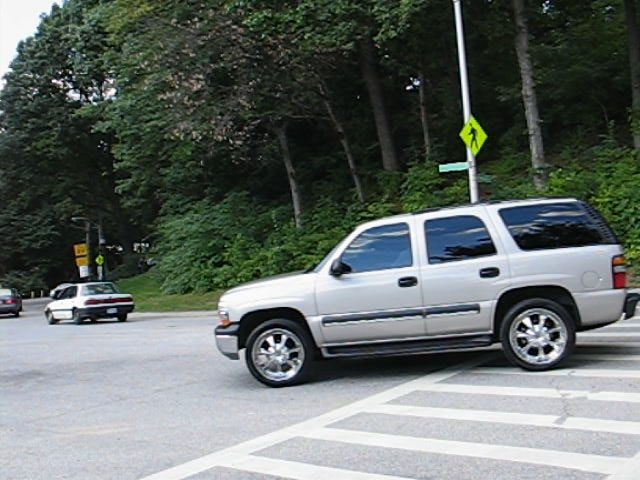
//> input picture in000001.jpg, 640 x 480 px
$ ./transform_test   (built with g++ and OpenCV 4)
//> lines starting //> are read from the running program, lines starting //| are printed output that depends on the picture; after the words box and inside, x2 and y2 are one past the last pixel; in counts of white or black regions, pixels touching at a corner belong together
#include "BackgroundSubtractorSuBSENSE.h"
#include "highgui.h"
#include "cv.h"
#include <opencv2/core/core.hpp>
#include <opencv2/imgproc/imgproc.hpp>
#include <opencv2/video/background_segm.hpp>
#include <opencv2/highgui/highgui.hpp>

#include <cstdlib>
#include <cstdio>
#include <iostream>
#include <algorithm>
#include <windows.h>
#include "time.h"

using namespace std;

void test(cv::Mat aa) {
	IplImage* src = new IplImage(aa);
	cvNamedWindow("show_image", 1);
	cvShowImage("show_image", src);
	cout<<0<<endl;
	cvWaitKey(0);
	cout<<1<<endl;
	cvReleaseImage(&src);
	cout<<2<<endl;
	cvDestroyWindow("show_image");
}

const int LIMITK = 300;				// limit for k
const int LIMITSUM = 1000000;		// limit for times we calculate affine transform matrix

int main(int argc, char* argv[]) {
	cv::Mat aaaaaa = cv::imread("in000001.jpg", CV_8UC1);
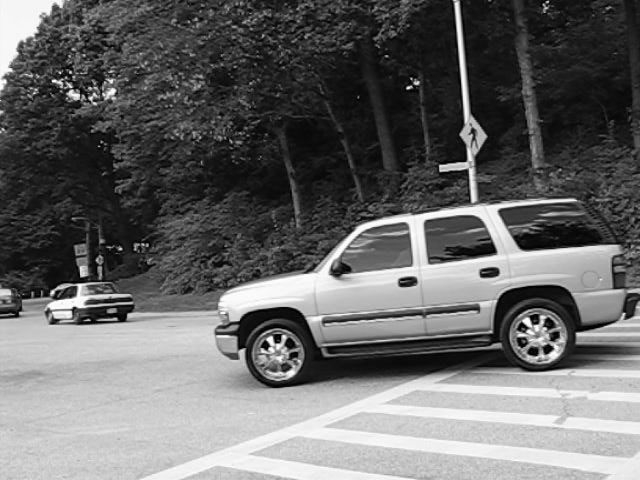
//> aaaaaa: 480 rows x 640 cols, CV_8UC1; min 0, max 255, mean 104.4
	cv::Mat bbbbbb = cv::imread("in000002.jpg", CV_8UC1);
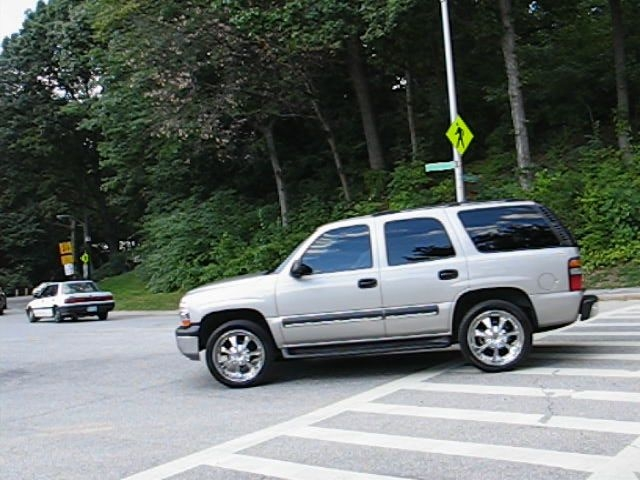
//> input picture in000002.jpg, 640 x 480 px
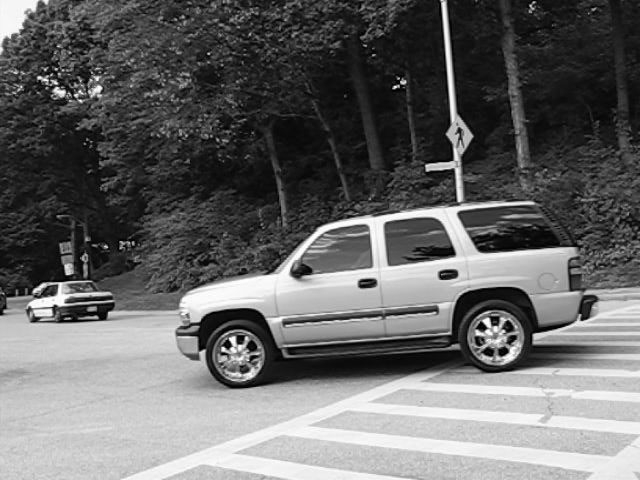
//> bbbbbb: 480 rows x 640 cols, CV_8UC1; min 0, max 255, mean 103.9
	int max_count = 50000;	  	// maximum number of features to detect
	double qlevel = 0.05;    	// quality level for feature detection
	double minDist = 2;   		// minimum distance between two feature points
	std::vector<uchar> status; 	// status of tracked features
	std::vector<float> err;    	// error in tracking

	std::vector<cv::Point2f> features1,features2;
	// detect the features
	cv::goodFeaturesToTrack(aaaaaa, 			// the image
							features1,   		// the output detected features
							max_count,  		// the maximum number of features
							qlevel,     		// quality level
							minDist);   		// min distance between two features
//> features1 = 1454 Points (x, y), first 12: [407, 88], [52, 81], [70, 72], [60, 73], [270, 346], [121, 249], [71, 86], [267, 350], [93, 100], [439, 165], [624, 313], [440, 170]
	// 2. track features
	cv::calcOpticalFlowPyrLK(aaaaaa, bbbbbb,	// 2 consecutive images
							features1, 			// input point position in first image
							features2, 			// output point postion in the second image
							status,    			// tracking success
							err);      			// tracking error
//> features2 = 1454 Points (x, y), first 12: [393.8, 87.39], [37.33, 77.84], [55.55, 68.94], [45.4, 69.91], [232.2, 345.9], [106.5, 247.1], [56.5, 82.97], [228.8, 349.7], [78.7, 97.26], [425.4, 164.3], [580, 314.4], [426.4, 169.3]; status = 1454 values, max 1 at index 0, min 0 at index 85, mean 0.937; err = 1454 values, max 85.62 at index 592, min 0 at index 85, mean 11.89
	// remove tracking failed features
	int k=0;
	for( int i= 0; i < (int) features1.size(); i++ )
	{
		// do we keep this point?
		if (status[i] == 1)
		{
			// keep this point in vector
			features1[k] = features1[i];
			features2[k++] = features2[i];
		}
	}
//> after the loop, k = 1363
	features1.resize(k);
//> features1 = 1363 Points (x, y), first 12: [407, 88], [52, 81], [70, 72], [60, 73], [270, 346], [121, 249], [71, 86], [267, 350], [93, 100], [439, 165], [624, 313], [440, 170]
	features2.resize(k);
//> features2 = 1363 Points (x, y), first 12: [393.8, 87.39], [37.33, 77.84], [55.55, 68.94], [45.4, 69.91], [232.2, 345.9], [106.5, 247.1], [56.5, 82.97], [228.8, 349.7], [78.7, 97.26], [425.4, 164.3], [580, 314.4], [426.4, 169.3]
	cout << "k = " << k <<endl;
//| k = 1363

	SYSTEMTIME t;
	GetLocalTime(&t);
	int startTime = t.wMilliseconds;
	// calculate result directly with cv::findHomography
	std::vector<uchar> inliers(features1.size());
	cv::Mat result = cv::findHomography(	cv::Mat(features1),		// corresponding
											cv::Mat(features2),		// points
											inliers,				// outputted inliers matches
											CV_RANSAC,				// RANSAC method
											0.1);					// max distance to reprojection point
//> inliers = 1363 values, max 1 at index 0, min 0 at index 4, mean 0.436; result = [[1.02, -0.0023, -15.28], [0.00881, 1.01, -4.22], [2.35e-05, 7.17e-06, 1]]
	cout << result <<endl;
//| [1.015333660676657, -0.002300455560984985, -15.28011376149636;
//|  0.008811370598417221, 1.009598092608149, -4.215936422763999;
//|  2.345017350545581e-05, 7.17170189754474e-06, 1]
	// use the transform matrix
	cv::Mat mAfterTransform;
	cv::warpPerspective(aaaaaa, mAfterTransform, result, aaaaaa.size());
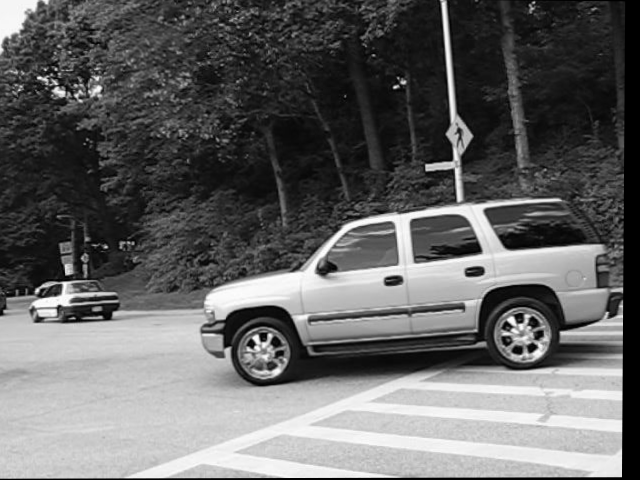
//> mAfterTransform: 480 rows x 640 cols, CV_8UC1; min 0, max 255, mean 100.5
	cv::imwrite("ou1.jpg", mAfterTransform);
	GetLocalTime(&t);
	int nowTime = t.wMilliseconds;
	cout << "time1:" << nowTime - startTime << endl;
	startTime = nowTime;
	// [90 lines of commented-out code are left out]

	cv::Point2f pInput[3], pOuput[3];
	vector<double> dTransforms[2][3], dSortedTransforms[2][3];
	int sss = 0;
	int isegLength = k / 3;
//> isegLength = 454
	double* pdata;

	for (int i = 0; i < isegLength; i ++) {
		pInput[0] = features1[i];
		pOuput[0] = features2[i];
		pInput[1] = features1[i + isegLength];
		pOuput[1] = features2[i + isegLength];
		pInput[2] = features1[k - i - 1];
		pOuput[2] = features2[k - i - 1];

		cv::Mat mTransform = cv::getAffineTransform(pInput, pOuput);
		for (int ii = 0; ii < 2; ii ++) {
			pdata = mTransform.ptr<double>(ii);
			for (int jj = 0; jj<3; jj ++) {
				dTransforms[ii][jj].push_back(pdata[jj]);
				dSortedTransforms[ii][jj].push_back(pdata[jj]);
			}
		}
	}
//> this loop made 454 passes
//> mTransform on passes 1 to 3: [[0.984, -0.00144, -6.76], [0.00915, 1, -4.34]], [[1, -0.00154, -14.8], [0.00801, 1.01, -4.07]], [[1.01, -0.00244, -15.01], [0.00501, 1.01, -3.89]]
//> after the loop, pInput = 3 Points (x, y): [545, 343], [45, 13], [173, 93]; pOuput = 3 Points (x, y): [500.9, 345.3], [30.21, 9.23], [159.4, 90.78]
	cout << (int) dTransforms[0][0].size() << endl;
//| 454
	// sort values
	for (int i = 0; i < 2; i ++)
		for (int j = 0; j < 3; j ++)
			sort(dSortedTransforms[i][j].begin(), dSortedTransforms[i][j].end());
	// find features
	vector<cv::Point2f> selectedFeaturesI, selectedFeaturesO;
	int iS = isegLength / 3.8, iE = isegLength - iS;
//> iS = 119; iE = 335
	cout << iS << " " << iE << endl;
//| 119 335

	// [6 lines of commented-out code are left out]
	for (int i = 0; i < isegLength; i ++) {
		bool flag = true;
		for (int ii = 0; ii < 2; ii ++)
			if (flag) for (int jj = 0; jj < 3; jj ++)
				if (!(dTransforms[ii][jj][i] > dSortedTransforms[ii][jj][iS] && dTransforms[ii][jj][i] < dSortedTransforms[ii][jj][iE])) {
					flag = false;
					// [5 lines of commented-out code are left out]
					break;
				}
		if (flag) {
			selectedFeaturesI.push_back(features1[i]);
			selectedFeaturesO.push_back(features2[i]);
			selectedFeaturesI.push_back(features1[i + isegLength]);
			selectedFeaturesO.push_back(features2[i + isegLength]);
			selectedFeaturesI.push_back(features1[k - i - 1]);
			selectedFeaturesO.push_back(features2[k - i - 1]);
		}
	}
//> this loop made 454 passes
//> after the loop, selectedFeaturesI = 150 Points (x, y), first 12: [93, 100], [111, 291], [279, 84], [411, 78], [87, 92], [238, 14], [543, 4], [232, 37], [206, 72], [90, 320], [187, 96], [532, 132]; selectedFeaturesO = 150 Points (x, y), first 12: [78.7, 97.26], [91.58, 289.4], [265.8, 82.45], [397.8, 77.35], [72.69, 89.12], [225.1, 11.99], [529.4, 4.6], [218.9, 35.04], [192.6, 69.9], [70.67, 318.3], [173.5, 93.85], [518.1, 132]
	cout << selectedFeaturesI.size() << endl;
//| 150

	// [64 lines of commented-out code are left out]
	std::vector<uchar> inlierss(selectedFeaturesI.size());
	result = cv::findHomography(	cv::Mat(selectedFeaturesI),		// corresponding
											cv::Mat(selectedFeaturesO),		// points
											inlierss,				// outputted inliers matches
											CV_RANSAC,				// RANSAC method
											0.1);					// max distance to reprojection point
//> result = [[1.02, -0.000461, -15.44], [0.00916, 1.01, -4.28], [2.61e-05, 2.12e-05, 1]]; inlierss = 150 values, max 1 at index 0, min 0 at index 1, mean 0.58
	cout << result <<endl;
//| [1.016899441493113, -0.0004613294719979832, -15.44189085760125;
//|  0.009158804404472184, 1.011284409938869, -4.276470430645657;
//|  2.614087226160992e-05, 2.121475890839092e-05, 0.9999999999999999]

	// [45 lines of commented-out code are left out]
	cv::warpPerspective(aaaaaa, mAfterTransform, result, aaaaaa.size());
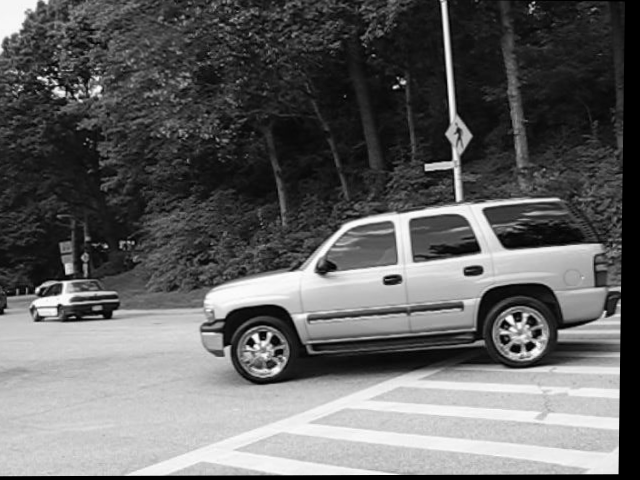
//> mAfterTransform: 480 rows x 640 cols, CV_8UC1; min 0, max 255, mean 99.3
	cv::imwrite("ou2.jpg", mAfterTransform);

	GetLocalTime(&t);
	nowTime = t.wMilliseconds;
	cout << "time1:" << nowTime - startTime << endl;

	cv::Mat cccccc = aaaaaa.clone();
	cv::Scalar color( 255, 0, 0);
	for (int i = 0; i < (int)selectedFeaturesI.size(); i ++)
		cv::circle(cccccc, selectedFeaturesI[i], 3, color);
//> this loop made 150 passes
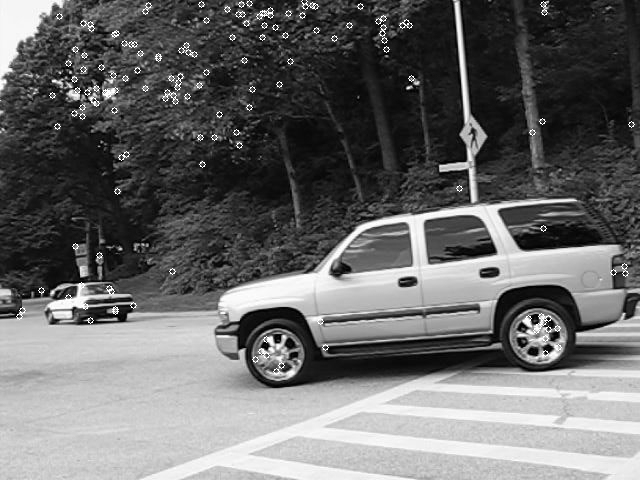
//> cccccc: 480 rows x 640 cols, CV_8UC1; 0.76% of pixels changed, all inside (x1, y1, x2, y2) = (16, 0, 635, 375)
	cv::imwrite("Pointed.jpg", cccccc);
	// [14 lines of commented-out code are left out]
}
